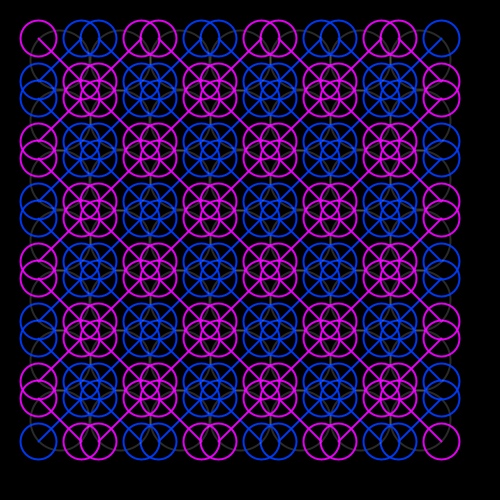
Frame 1 (no input)
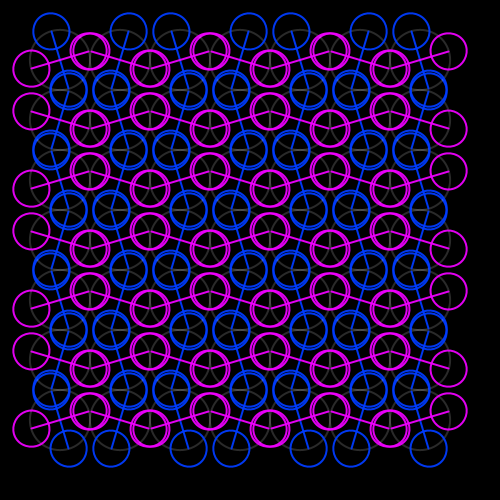
Frame 60 (the mouse pressed at the canvas centre just before this capture)
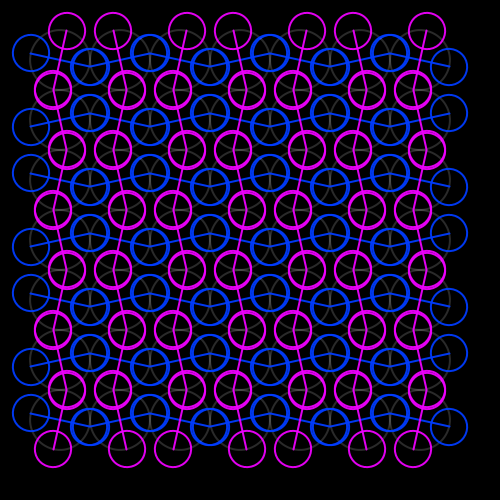
Frame 120 (the mouse held since frame 60 and released just before this capture)

The Processing sketch that drew these frames (run headless with seeded random() and noise(); from frame 60 on, the mouse is pressed at the canvas centre):

// Processing sketch: processing_143073
// ── processing_143073.pde

float spacing = 60, elSize = 60, cfactor;
int spots, totalSpots, color1 = 160, color2 = 180;
float theta = 0, elrad = elSize/2;
float pt1 = QUARTER_PI, pt2 = PI + QUARTER_PI, pt3 = HALF_PI + QUARTER_PI, pt4 = TWO_PI - QUARTER_PI;
int dotsize = 36, alph = 240;

void setup() {
  size(500, 500);
  colorMode(HSB);
  rectMode(CENTER);
  spots = int(width/spacing) - 1;
  totalSpots = spots * spots;
  cfactor = 255.0/totalSpots;
  background(0, 0, 0);
  strokeWeight(2);
  noFill();
}

void draw() {
  background(0, 0, 0);
  for (int y = spots ; y > 0; y--) {
    for (int x = spots; x > 0; x--) {
      stroke(0, 0, 255, 42);
      noFill();
      pushMatrix();
      translate(x*spacing, y*spacing);
      rotate(calcrot2(x, y));
      ellipse(0, 0, elSize, elSize);

      stroke(160, 255, 255, alph);
      line(elrad * cos(pt1), elrad * sin(pt1), elrad * cos(pt2), elrad * sin(pt2));
      ellipse(elrad * cos(pt1), elrad * sin(pt1), dotsize, dotsize);
      ellipse(elrad * cos(pt2), elrad * sin(pt2), dotsize, dotsize);

      stroke(210, 255, 255, alph);
      line(elrad * cos(pt3), elrad * sin(pt3), elrad * cos(pt4), elrad * sin(pt4));
      ellipse(elrad * cos(pt3), elrad * sin(pt3), dotsize, dotsize);      
      ellipse(elrad * cos(pt4), elrad * sin(pt4), dotsize, dotsize);

      popMatrix();
    }
  }
  theta+=2;
  if (theta == 360) { 
    theta = 0;
  }
}

float calcrot2(int x, int y) {
  if (x % 2 == 0) {
    if (y % 2 == 0) {
      return(radians(theta-90));
    } 
    else {
      return(radians(-theta));
    }
  } 
  else {
    if (y % 2 == 0) {
      return(radians(-theta));
    } 
    else {
      return(radians(theta-90));
    }
  }
}
